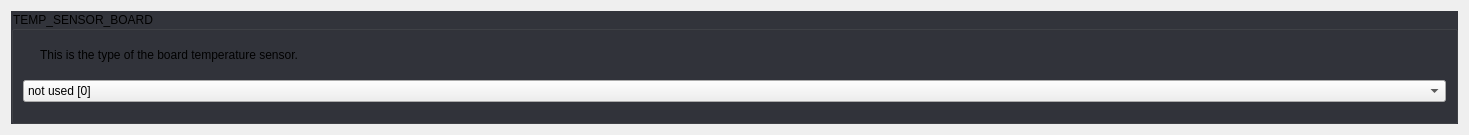
            <widget class="QWidget" name="scrollAreaWidgetContents_13">
             <property name="geometry">
              <rect>
               <x>0</x>
               <y>0</y>
               <width>1469</width>
               <height>135</height>
              </rect>
             </property>
             <property name="styleSheet">
              <string notr="true">#scrollAreaWidgetContents_13 {
	background: rgb(34, 35, 40);
}</string>
             </property>
             <layout class="QGridLayout" name="gridLayout_47">
              <property name="spacing">
               <number>10</number>
              </property>
              <item row="0" column="0">
               <widget class="QGroupBox" name="groupBox_12">
                <property name="focusPolicy">
                 <enum>Qt::StrongFocus</enum>
                </property>
                <property name="styleSheet">
                 <string notr="true">QGroupBox:!disabled {
	background: rgb(50, 52, 59);
}</string>
                </property>
                <property name="title">
                 <string>TEMP_SENSOR_BOARD</string>
                </property>
                <property name="checkable">
                 <bool>false</bool>
                </property>
                <property name="checked">
                 <bool>false</bool>
                </property>
                <layout class="QGridLayout" name="gridLayout_17">
                 <property name="spacing">
                  <number>10</number>
                 </property>
                 <item row="0" column="0">
                  <widget class="QLabel" name="label_20">
                   <property name="sizePolicy">
                    <sizepolicy hsizetype="Fixed" vsizetype="Fixed">
                     <horstretch>0</horstretch>
                     <verstretch>0</verstretch>
                    </sizepolicy>
                   </property>
                   <property name="text">
                    <string/>
                   </property>
                   <property name="pixmap">
                    <pixmap resource="../resources/resources.qrc">:/info_FILL0_wght100_GRAD0_opsz20.svg</pixmap>
                   </property>
                  </widget>
                 </item>
                 <item row="0" column="1">
                  <widget class="QLabel" name="label_21">
                   <property name="text">
                    <string>This is the type of the board temperature sensor.</string>
                   </property>
                   <property name="wordWrap">
                    <bool>true</bool>
                   </property>
                  </widget>
                 </item>
                 <item row="1" column="0" colspan="2">
                  <widget class="Dropdown" name="uTempSensorBoardDropdown">
                   <property name="currentIndex">
                    <number>53</number>
                   </property>
                   <item>
                    <property name="text">
                     <string>MAX31865 with Pt100/Pt1000, 2, 3, or 4-wire (only for sensors 0-1) [-5]</string>
                    </property>
                   </item>
                   <item>
                    <property name="text">
                     <string>MAX31855 with Thermocouple, -200°C to +700°C (only for sensors 0-1) [-3]</string>
                    </property>
                   </item>
                   <item>
                    <property name="text">
                     <string>MAX6675 with Thermocouple, 0°C to +700°C (only for sensors 0-1) [-2]</string>
                    </property>
                   </item>
                   <item>
                    <property name="text">
                     <string>AD8495 with Thermocouple [-4]</string>
                    </property>
                   </item>
                   <item>
                    <property name="text">
                     <string>AD595 with Thermocouple [-1]</string>
                    </property>
                   </item>
                   <item>
                    <property name="text">
                     <string>100kΩ EPCOS - Best choice for EPCOS thermistors [1]</string>
                    </property>
                   </item>
                   <item>
                    <property name="text">
                     <string>100kΩ Same as #1, but 3.3V scaled for MEGA [331]</string>
                    </property>
                   </item>
                   <item>
                    <property name="text">
                     <string>100kΩ Same as #1, but 3.3V scaled for DUE [332]</string>
                    </property>
                   </item>
                   <item>
                    <property name="text">
                     <string>200kΩ ATC Semitec 204GT-2 [2]</string>
                    </property>
                   </item>
                   <item>
                    <property name="text">
                     <string>200kΩ Copymaster 3D [202]</string>
                    </property>
                   </item>
                   <item>
                    <property name="text">
                     <string>???Ω Mendel-parts thermistor [3]</string>
                    </property>
                   </item>
                   <item>
                    <property name="text">
                     <string>10kΩ Generic Thermistor !! DO NOT use for a hotend - it gives bad resolution at high temp. !! [4]</string>
                    </property>
                   </item>
                   <item>
                    <property name="text">
                     <string>100kΩ ATC Semitec 104GT-2/104NT-4-R025H42G - Used in ParCan, J-Head, and E3D, SliceEngineering 300°C [5]</string>
                    </property>
                   </item>
                   <item>
                    <property name="text">
                     <string>100kΩ Zonestar - Tronxy X3A [501]</string>
                    </property>
                   </item>
                   <item>
                    <property name="text">
                     <string>100kΩ Zonestar - used by hot bed in Zonestar Průša P802M [502]</string>
                    </property>
                   </item>
                   <item>
                    <property name="text">
                     <string>100kΩ Zonestar (Z8XM2) Heated Bed thermistor [503]</string>
                    </property>
                   </item>
                   <item>
                    <property name="text">
                     <string>100kΩ Zonestar P802QR2 (Part# QWG-104F-B3950) Hotend Thermistor [504]</string>
                    </property>
                   </item>
                   <item>
                    <property name="text">
                     <string>100kΩ Zonestar P802QR2 (Part# QWG-104F-3950) Bed Thermistor [505]</string>
                    </property>
                   </item>
                   <item>
                    <property name="text">
                     <string>100kΩ RPW-Ultra hotend [512]</string>
                    </property>
                   </item>
                   <item>
                    <property name="text">
                     <string>100kΩ EPCOS - Not as accurate as table #1 (created using a fluke thermocouple) [6]</string>
                    </property>
                   </item>
                   <item>
                    <property name="text">
                     <string>100kΩ Honeywell 135-104LAG-J01 [7]</string>
                    </property>
                   </item>
                   <item>
                    <property name="text">
                     <string>100kΩ Honeywell 135-104LAF-J01 [71]</string>
                    </property>
                   </item>
                   <item>
                    <property name="text">
                     <string>100kΩ Vishay 0603 SMD NTCS0603E3104FXT [8]</string>
                    </property>
                   </item>
                   <item>
                    <property name="text">
                     <string>100kΩ GE Sensing AL03006-58.2K-97-G1 [9]</string>
                    </property>
                   </item>
                   <item>
                    <property name="text">
                     <string>100kΩ RS PRO 198-961 [10]</string>
                    </property>
                   </item>
                   <item>
                    <property name="text">
                     <string>100kΩ Keenovo AC silicone mats, most Wanhao i3 machines - beta 3950, 1% [11]</string>
                    </property>
                   </item>
                   <item>
                    <property name="text">
                     <string>100kΩ Vishay 0603 SMD NTCS0603E3104FXT (#8) - calibrated for Makibox hot bed [12]</string>
                    </property>
                   </item>
                   <item>
                    <property name="text">
                     <string>100kΩ Hisens up to 300°C - for &quot;Simple ONE&quot; &amp; &quot;All In ONE&quot; hotend - beta 3950, 1% [13]</string>
                    </property>
                   </item>
                   <item>
                    <property name="text">
                     <string>100kΩ Calibrated for JGAurora A5 hotend [15]</string>
                    </property>
                   </item>
                   <item>
                    <property name="text">
                     <string>200kΩ ATC Semitec 204GT-2 Dagoma.Fr - MKS_Base_DKU001327 [18]</string>
                    </property>
                   </item>
                   <item>
                    <property name="text">
                     <string>100kΩ GTM32 Pro vB - hotend - 4.7kΩ pullup to 3.3V and 220Ω to analog input [22]</string>
                    </property>
                   </item>
                   <item>
                    <property name="text">
                     <string>100kΩ GTM32 Pro vB - bed - 4.7kΩ pullup to 3.3v and 220Ω to analog input [23]</string>
                    </property>
                   </item>
                   <item>
                    <property name="text">
                     <string>100kΩ Kis3d Silicone heating mat 200W/300W with 6mm precision cast plate (EN AW 5083) NTC100K - beta 3950 [30]</string>
                    </property>
                   </item>
                   <item>
                    <property name="text">
                     <string>100kΩ Maker's Tool Works Kapton Bed Thermistor - beta 3950 [60]</string>
                    </property>
                   </item>
                   <item>
                    <property name="text">
                     <string>100kΩ Formbot/Vivedino 350°C Thermistor - beta 3950 [61]</string>
                    </property>
                   </item>
                   <item>
                    <property name="text">
                     <string>4.7MΩ Dyze Design / Trianglelab T-D500 500°C High Temperature Thermistor [66]</string>
                    </property>
                   </item>
                   <item>
                    <property name="text">
                     <string>500kΩ SliceEngineering 450°C Thermistor [67]</string>
                    </property>
                   </item>
                   <item>
                    <property name="text">
                     <string>PT100 amplifier board from Dyze Design [68]</string>
                    </property>
                   </item>
                   <item>
                    <property name="text">
                     <string>100kΩ bq Hephestos 2 [70]</string>
                    </property>
                   </item>
                   <item>
                    <property name="text">
                     <string>100kΩ Generic Silicon Heat Pad with NTC100K MGB18-104F39050L32 [75]</string>
                    </property>
                   </item>
                   <item>
                    <property name="text">
                     <string>100kΩ Ultimachine Rambo TDK NTCG104LH104KT1 NTC100K motherboard Thermistor [2000]</string>
                    </property>
                   </item>
                   <item>
                    <property name="text">
                     <string>100kΩ EPCOS (1kΩ pullup) [51]</string>
                    </property>
                   </item>
                   <item>
                    <property name="text">
                     <string>200kΩ ATC Semitec 204GT-2 (1kΩ pullup) [52]</string>
                    </property>
                   </item>
                   <item>
                    <property name="text">
                     <string>100kΩ ATC Semitec 104GT-2 - Used in ParCan &amp; J-Head (1kΩ pullup) [55]</string>
                    </property>
                   </item>
                   <item>
                    <property name="text">
                     <string>100kΩ Found on some Wanhao i3 machines with a 10kΩ pull-up resistor [99]</string>
                    </property>
                   </item>
                   <item>
                    <property name="text">
                     <string>Pt100 with 1kΩ pullup (atypical) [110]</string>
                    </property>
                   </item>
                   <item>
                    <property name="text">
                     <string>Pt100 with 4.7kΩ pullup [147]</string>
                    </property>
                   </item>
                   <item>
                    <property name="text">
                     <string>Pt1000 with 1kΩ pullup (atypical) [1010]</string>
                    </property>
                   </item>
                   <item>
                    <property name="text">
                     <string>Pt1000 with 2.2kΩ pullup [1022]</string>
                    </property>
                   </item>
                   <item>
                    <property name="text">
                     <string>Pt1000 with 4.7kΩ pullup (E3D) [1047]</string>
                    </property>
                   </item>
                   <item>
                    <property name="text">
                     <string>Pt100 with circuit in the Ultimainboard V2.x with mainboard ADC reference voltage = INA826 amplifier-board supply voltage. [20]</string>
                    </property>
                   </item>
                   <item>
                    <property name="text">
                     <string>Pt100 with circuit in the Ultimainboard V2.x with 3.3v ADC reference voltage (STM32, LPC176x....) and 5V INA826 amplifier board supply. [21]</string>
                    </property>
                   </item>
                   <item>
                    <property name="text">
                     <string>Pt100 with circuit in Overlord, similar to Ultimainboard V2.x [201]</string>
                    </property>
                   </item>
                   <item>
                    <property name="text">
                     <string>not used [0]</string>
                    </property>
                   </item>
                   <item>
                    <property name="text">
                     <string>Custom - Specify parameters in Configuration_adv.h [1000]</string>
                    </property>
                   </item>
                   <item>
                    <property name="text">
                     <string>Dummy Table that ALWAYS reads 25°C or the temperature defined below. [998]</string>
                    </property>
                   </item>
                   <item>
                    <property name="text">
                     <string>Dummy Table that ALWAYS reads 100°C or the temperature defined below. [999]</string>
                    </property>
                   </item>
                  </widget>
                 </item>
                </layout>
               </widget>
              </item>
             </layout>
            </widget>
